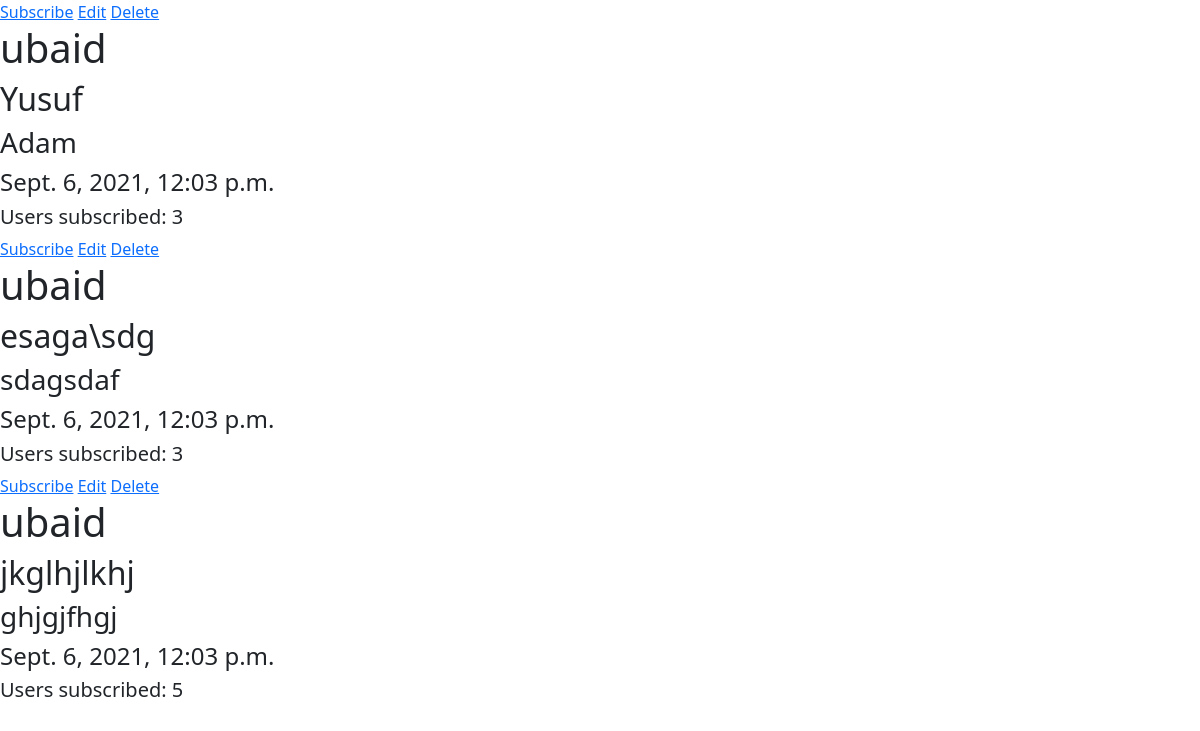
Screenshot of / (signed in) with the database file from the repository.
### events/models.py (models this page shows, shortened)
class Event(models.Model):
    title = models.CharField(max_length=100)
    content = models.TextField()
    date_posted = models.DateTimeField(default=timezone.now)
    author = models.ForeignKey(User, on_delete=models.CASCADE)
    shouldAttend = models.BooleanField(default=False)
    subscribed = models.IntegerField(default=0)

### users/models.py (models this page shows)
class User(AbstractUser):
    emailAuthenticated = models.BooleanField(default=False)
    class Meta:
        db_table = 'user'

### events/views.py (the view)
# urls.py: 2. Add a URL to urlpatterns:  path('', views.home, name='home')
@login_required(login_url='login')
def home(request):
    print(request.user.emailAuthenticated)
    for object in UserEventInfo.objects.all():
        object.function()
    for event in Event.objects.all():
        event.shouldAttend = False
    n = 0
    for event in Event.objects.all():
        for evInfo in UserEventInfo.objects.all():
            if evInfo.event == event and evInfo.user == request.user and (evInfo.isAttending == True):
                event.shouldAttend = False
                break
            else:
                n += 1
        if n == len(UserEventInfo.objects.all()):
            event.shouldAttend = True
        else:
            event.shouldAttend = False
        event.save()
        print(n, len(UserEventInfo.objects.all()))
        n = 0
    context = {
        'events': Event.objects.all(),
        'eventinfo': UserEventInfo.objects.all(),
    }
    return render(request, 'events/events.html', context)

### events/models.py (called while the page is built)
    def function(self):
        if self.isCreator == True:
            self.user = self.event.author
            self.save()

### events/templates/events/events.html (shortened to what this page needs)
{% extends "events/base.html" %}
{% block content %}
    {% for event in events %}
        {% if event.shouldAttend == True %}
            <a href={% url 'attend' event.pk %}>Subscribe</a>
        {% else %}
            <a href={% url 'unattend' event.pk %}>Unsubscribe</a>
        {% endif %}
        {% if event.author == request.user %}
            <a href={% url 'edit' event.pk %}>Edit</a>
            <a href={% url 'delete' event.pk %}>Delete</a>
        {% endif %}
        <h1>{{ event.author }}</h1>
        <h2>{{ event.title }}</h2>
        <h3>{{ event.content }}</h3>
        <h4>{{ event.date_posted }}</h4>
        <h5>Users subscribed: {{ event.subscribed }}</h5>
    {% endfor %}
{% endblock content %}

### rows the page displays
Event: shouldAttend "Subscribe", shows "Edit", author "ubaid", title "Yusuf", content "Adam", date_posted "Sept. 6, 2021, 12:03 p.m.", subscribed "3"
Event: shouldAttend "Subscribe", shows "Edit", author "ubaid", title "esaga\\sdg", content "sdagsdaf", date_posted "Sept. 6, 2021, 12:03 p.m.", subscribed "3"
Event: shouldAttend "Subscribe", shows "Edit", author "ubaid", title "jkglhjlkhj", content "ghjgjfhgj", date_posted "Sept. 6, 2021, 12:03 p.m.", subscribed "5"
